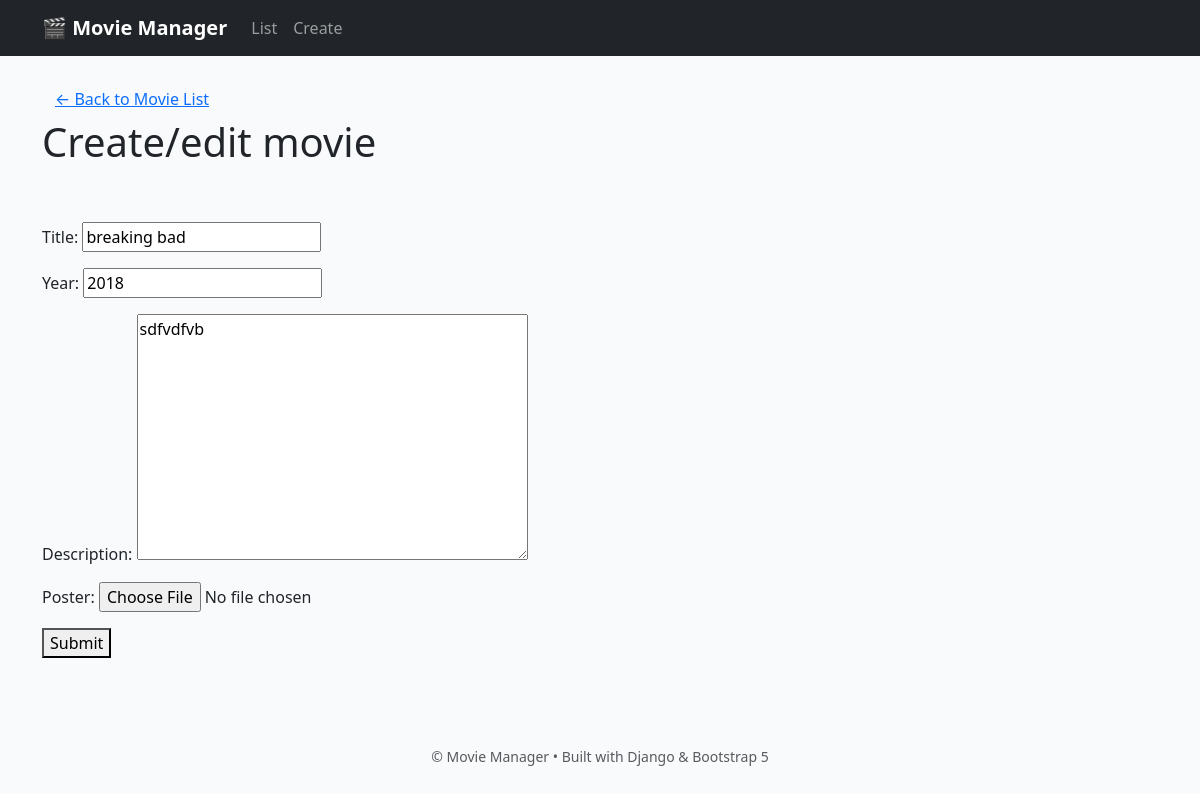
The app's page /edit/21 with its own data.
### movies/models.py (models this page shows)
class MovieInfo(models.Model):
    title = models.CharField(max_length=250)
    year = models.IntegerField(null=True)
    description = models.TextField()
    poster = models.ImageField(upload_to='images/', null=True)

### movies/views.py (the view)
# urls.py: path('edit/<pk>', views.edit, name='edit'),
def edit(request, pk):
    instance_edit = MovieInfo.objects.get(pk=pk)
    frm = MovieForm(request.POST or None, request.FILES or None, instance=instance_edit)
    if request.method == "POST":
        if frm.is_valid():
            frm.save()
            return redirect('list')
    return render(request, 'create.html', {'frm': frm})

### movies/forms.py
class MovieForm(forms.ModelForm):
    class Meta:
        model = MovieInfo
        fields = '__all__'

### templates/create.html (shortened to what this page needs)
{% extends 'blank_layout.html' %}
{% block content %}
<a href="{% url 'list' %}" class="btn btn-link">← Back to Movie List</a>
<h1> Create/edit movie </h1><br><br>
<form method="post" enctype="multipart/form-data">
    {{ frm.as_p }}
    <button  type="submit">Submit </button><br><br>
</form>
{% endblock content %}

### templates/blank_layout.html (style rules this page uses)
body { background: #f8fafc; }

### records on screen
MovieInfo: title "breaking bad", year "2018", description "sdfvdfvb"
